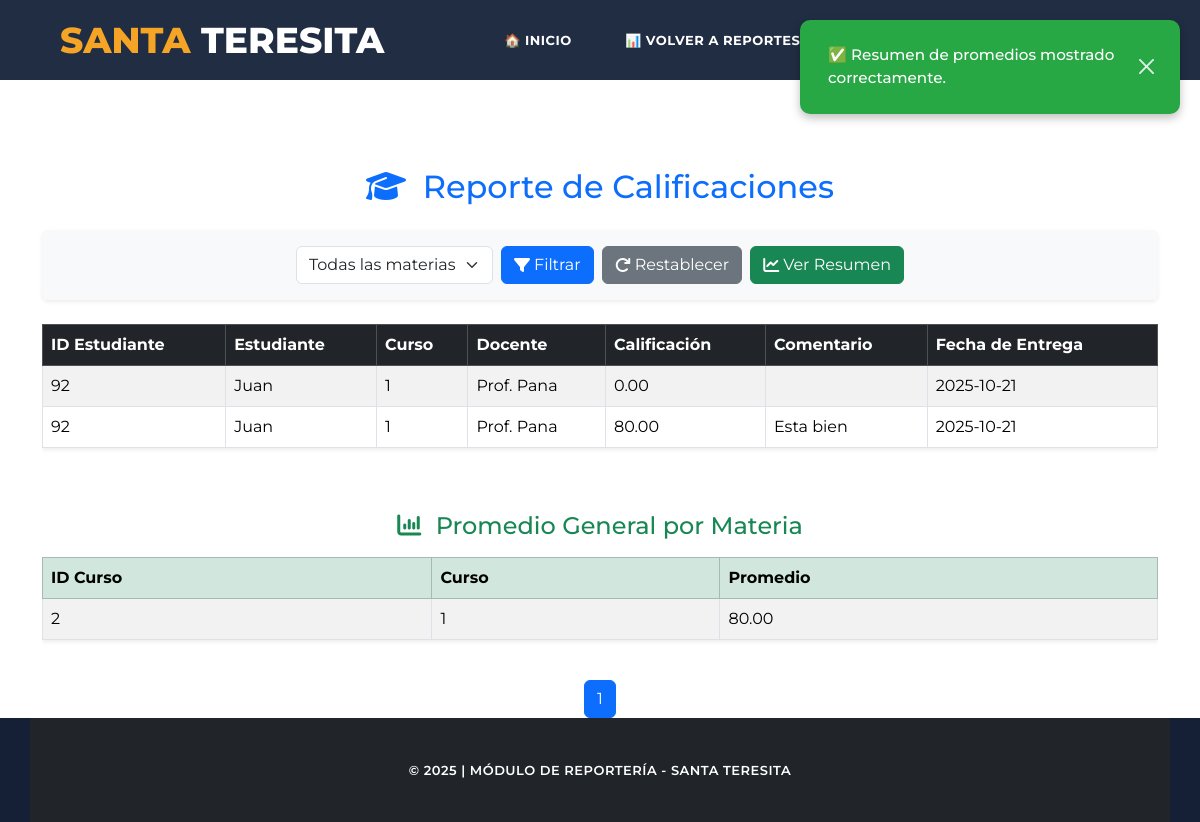
Screenshot of /view/Admin/Reporteria/Rendimiento/RendimientoController.php?verResumen=1 with the database file from the repository.
### tables this page shows
CREATE TABLE `usuario` (
  `Id_Usuario` int(11) NOT NULL AUTO_INCREMENT,
  `Nombre` varchar(100) NOT NULL,
  `Email` varchar(100) NOT NULL,
  `Contrasena` varchar(255) NOT NULL,
  `Rol` enum('Administrador','Docente','Estudiante','Padre') NOT NULL,
  `Estado` enum('Activo','Inactivo') DEFAULT 'Activo',
  `Telefono` varchar(20) DEFAULT NULL,
  PRIMARY KEY (`Id_Usuario`),
  UNIQUE KEY `Email` (`Email`)
);

CREATE TABLE `docente` (
  `Id_Docente` int(11) NOT NULL,
  `Especialidad` varchar(100) DEFAULT NULL,
  PRIMARY KEY (`Id_Docente`),
  CONSTRAINT `docente_ibfk_1` FOREIGN KEY (`Id_Docente`) REFERENCES `usuario` (`Id_Usuario`)
);

CREATE TABLE `entrega_tarea` (
  `Id_Entrega` int(11) NOT NULL AUTO_INCREMENT,
  `Id_Tarea` int(11) DEFAULT NULL,
  `Id_Estudiante` int(11) DEFAULT NULL,
  `Archivo_URL` varchar(255) DEFAULT NULL,
  `Fecha_Entrega` date DEFAULT NULL,
  `Calificacion` decimal(5,2) DEFAULT NULL,
  `Comentario` text DEFAULT NULL,
  PRIMARY KEY (`Id_Entrega`),
  KEY `Id_Tarea` (`Id_Tarea`),
  KEY `Id_Estudiante` (`Id_Estudiante`),
  CONSTRAINT `entrega_tarea_ibfk_1` FOREIGN KEY (`Id_Tarea`) REFERENCES `tarea` (`Id_Tarea`),
  CONSTRAINT `entrega_tarea_ibfk_2` FOREIGN KEY (`Id_Estudiante`) REFERENCES `estudiante` (`Id_Estudiante`)
);

CREATE TABLE `curso_docente` (
  `Id` int(11) NOT NULL AUTO_INCREMENT,
  `Id_Curso` int(11) NOT NULL,
  `Id_Docente` int(11) NOT NULL,
  PRIMARY KEY (`Id`),
  KEY `Id_Curso` (`Id_Curso`),
  KEY `Id_Docente` (`Id_Docente`),
  CONSTRAINT `curso_docente_ibfk_1` FOREIGN KEY (`Id_Curso`) REFERENCES `curso` (`Id_Curso`) ON DELETE CASCADE ON UPDATE CASCADE,
  CONSTRAINT `curso_docente_ibfk_2` FOREIGN KEY (`Id_Docente`) REFERENCES `docente` (`Id_Docente`) ON DELETE CASCADE ON UPDATE CASCADE
);

### view/Admin/Reporteria/Rendimiento/RendimientoController.php (called while the page is built, shortened)
<?php
require_once "RendimientoModel.php";
class RendimientoController
{
    private $model;
    public function __construct()
    {
        $this->model = new RendimientoModel();
    }
    public function mostrarReporte($mensaje = null, $tipo = 'info')
    {
        $idCurso = isset($_GET['curso']) ? intval($_GET['curso']) : null;
        $pagina = isset($_GET['pagina']) ? intval($_GET['pagina']) : 1;
        $limite = 15;
        $reporte = [];
        $totalRegistros = 0;
        $resumen = [];
        try {
            $resultado = $this->model->obtenerReporte($idCurso, $pagina, $limite);
            $reporte = $resultado['reporte'];
            $totalRegistros = $resultado['total'];
            if (isset($_GET['verResumen']) && $_GET['verResumen'] == 1) {
                $resumen = $this->model->obtenerResumen();
            }
        } catch (Exception $e) {
            $mensaje = "❌ Error al cargar el reporte: " . $e->getMessage();
            $tipo = "danger";
        }
        include "ReporteCalificaciones.php";
    }
}
$controller = new RendimientoController();
$controller->mostrarReporte();

### view/Admin/Reporteria/Rendimiento/RendimientoModel.php (called while the page is built, shortened)
<?php
require_once "../../../../model/db.php";
class RendimientoModel
{
    private $pdo;
    public function __construct()
    {
        global $pdo;
        $this->pdo = $pdo;
    }
    public function obtenerReporte($idCurso = null, $pagina = 1, $limite = 15)
    {
        try {
            $sql = "CALL sp_ObtenerReporteCalificaciones(:idCurso, :pagina, :limite, @total)";
            $stmt = $this->pdo->prepare($sql);
            $stmt->bindParam(':idCurso', $idCurso, PDO::PARAM_INT);
            $stmt->bindParam(':pagina', $pagina, PDO::PARAM_INT);
            $stmt->bindParam(':limite', $limite, PDO::PARAM_INT);
            $stmt->execute();
            $reporte = $stmt->fetchAll(PDO::FETCH_ASSOC);
            $totalResult = $this->pdo->query("SELECT @total AS TotalRegistros")->fetch(PDO::FETCH_ASSOC);
            $totalRegistros = $totalResult['TotalRegistros'] ?? 0;
            return [
                'reporte' => $reporte ?: [],
                'total' => (int)$totalRegistros
            ];
        } catch (Exception $e) {
            throw new Exception("Error al obtener el reporte de calificaciones: " . $e->getMessage());
        }
    }
    public function obtenerResumen()
    {
        try {
            $stmt = $this->pdo->query("CALL sp_VerResumenCalificaciones()");
            $resumen = $stmt->fetchAll(PDO::FETCH_ASSOC);
            return $resumen ?: [];
        } catch (Exception $e) {
            throw new Exception("Error al obtener el resumen de rendimiento: " . $e->getMessage());
        }
    }
}

### view/Admin/Reporteria/Rendimiento/ReporteCalificaciones.php (the view, shortened to what this page needs)
<!DOCTYPE html>
<html lang="es">
<head>
    <link href="https://cdn.jsdelivr.net/npm/bootstrap@5.3.3/dist/css/bootstrap.min.css"
        rel="stylesheet"
>
    <link rel="stylesheet" href="https://cdnjs.cloudflare.com/ajax/libs/font-awesome/6.4.0/css/all.min.css">
    <link rel="stylesheet" href="../../../assets/css/templatemo-grad-school.css">
    <link rel="stylesheet" href="../../../assets/css/owl.css">
    <link rel="stylesheet" href="../../../assets/css/lightbox.css">
    <link rel="stylesheet" href="styles/Reporte-Rendimiento.css?v=2">
</head>
<body>
    <div id="toast-container"></div>
    <header class="main-header clearfix" role="header">
        <div class="logo">
            <a href="#"><em>Santa</em> Teresita</a>
        </div>
        <nav id="menu" class="main-nav" role="navigation">
            <ul class="main-menu">
                <li><a href="/Aula-Virtual-Santa-Teresita/view/Home/Home.php">🏠 Inicio</a></li>
                <li><a href="/Aula-Virtual-Santa-Teresita/view/Admin/Reporteria/HomeReportes.php">📊 Volver a Reportes</a></li>
                <li><a href="/Aula-Virtual-Santa-Teresita/view/Cursos/CrearCurso.php">📚 Cursos</a></li>
                <li>
                    <a href="/Aula-Virtual-Santa-Teresita/view/Login/Logout.php" style="color:red;">
                    </a>
                </li>
            </ul>
        </nav>
    </header>
    <section class="section" role="main" style="padding-top: 120px;">
        <div class="container mt-5">
            <h2 class="text-center mb-4 text-primary">
                <i class="fa-solid fa-graduation-cap me-2"></i> Reporte de Calificaciones
            </h2>
            <form method="GET" action="RendimientoController.php"
                class="d-flex justify-content-center align-items-center flex-wrap mb-4 p-3 rounded bg-light shadow-sm gap-fix">
                <select name="curso" class="form-select w-auto">
                    <option value="">Todas las materias</option>
                </select>
                <button type="submit" class="btn btn-primary d-inline-flex align-items-center ms-2">
                    <i class="fa-solid fa-filter me-1"></i> Filtrar
                </button>
                <a href="RendimientoController.php" class="btn btn-secondary d-inline-flex align-items-center ms-2">
                    <i class="fa-solid fa-rotate-right me-1"></i> Restablecer
                </a>
                <a href="RendimientoController.php?verResumen=1" class="btn btn-success d-inline-flex align-items-center ms-2">
                    <i class="fa-solid fa-chart-line me-1"></i> Ver Resumen
                </a>
            </form>
            <div class="table-responsive">
                <table class="table table-bordered table-striped shadow-sm">
                    <thead class="table-dark">
                        <tr>
                            <th>ID Estudiante</th>
                            <th>Estudiante</th>
                            <th>Curso</th>
                            <th>Docente</th>
                            <th>Calificación</th>
                            <th>Comentario</th>
                            <th>Fecha de Entrega</th>
                        </tr>
                    </thead>
                    <tbody>
                        <?php if (!empty($reporte)): ?>
                            <?php foreach ($reporte as $fila): ?>
                                <tr>
                                    <td><?= htmlspecialchars($fila['IdEstudiante']) ?></td>
                                    <td><?= htmlspecialchars($fila['Estudiante']) ?></td>
                                    <td><?= htmlspecialchars($fila['Curso']) ?></td>
                                    <td><?= htmlspecialchars($fila['Docente']) ?></td>
                                    <td><?= htmlspecialchars(number_format($fila['Calificacion'], 2)) ?></td>
                                    <td><?= htmlspecialchars($fila['Comentario']) ?></td>
                                    <td><?= htmlspecialchars($fila['Fecha_Entrega']) ?></td>
                                </tr>
                            <?php endforeach; ?>
                        <?php else: ?>
                            <tr>
                                <td colspan="7" class="text-center text-muted">No hay registros disponibles</td>
                            </tr>
                        <?php endif; ?>
                    </tbody>
                </table>
            </div>
            <?php if (!empty($resumen)): ?>
                <div class="mt-5">
                    <h4 class="text-center text-success mb-3">
                        <i class="fa-solid fa-chart-column me-2"></i> Promedio General por Materia
                    </h4>
                    <div class="table-responsive">
                        <table class="table table-bordered table-striped shadow-sm">
                            <thead class="table-success">
                                <tr>
                                    <th>ID Curso</th>
                                    <th>Curso</th>
                                    <th>Promedio</th>
                                </tr>
                            </thead>
                            <tbody>
                                <?php foreach ($resumen as $fila): ?>
                                    <tr>
                                        <td><?= htmlspecialchars($fila['Id_Curso']) ?></td>
                                        <td><?= htmlspecialchars($fila['Curso']) ?></td>
                                        <td><?= htmlspecialchars(number_format($fila['PromedioCurso'], 2)) ?></td>
                                    </tr>
                                <?php endforeach; ?>
                            </tbody>
                        </table>
                    </div>
                </div>
            <?php endif; ?>
            <nav class="mt-4">
                <ul class="pagination justify-content-center">
                    <?php
                    $paginaActual = isset($_GET['pagina']) ? intval($_GET['pagina']) : 1;
                    $totalPaginas = ($totalRegistros < 15) ? 1 : ceil($totalRegistros / 15);
                    for ($i = 1; $i <= $totalPaginas; $i++):
                    ?>
                        <li class="page-item <?= ($i == $paginaActual) ? 'active' : '' ?>">
                            <a class="page-link"
                                href="RendimientoController.php?pagina=<?= $i ?><?= isset($_GET['curso']) ? '&curso=' . $_GET['curso'] : '' ?>">
                                <?= $i ?>
                            </a>
                        </li>
                    <?php endfor; ?>
                </ul>
            </nav>
        </div>
    </section>
    <footer>
        <div class="container">
            <div class="row">
                <div class="col-md-12 text-center text-white py-3 bg-dark">
                    <p>© 2025 | Módulo de Reportería - Santa Teresita</p>
                </div>
            </div>
        </div>
    </footer>
</body>
</html>

### view/assets/css/templatemo-grad-school.css (style rules this page uses)
body { font-family: 'Montserrat', sans-serif; }
a { color: #3CF; text-decoration: none; }
ul { padding: 0px; margin: 0px; list-style: none; }
p { font-size: 13px; line-height: 22px; }
.main-header { background-color: rgba(22,34,57,0.95); height: 80px; position: fixed; z-index: 12; width: 100%; top: 0; }
.main-header .logo { float: left; line-height: 80px; padding-left: 60px; }
.main-header .logo a { font-size: 36px; text-transform: uppercase; font-weight: 800; color: #fff; }
.main-header .logo a em { font-style: normal; color: #f5a425; }
.main-menu { float: right; padding-right: 60px; }
.main-menu li { display: inline-block; line-height: 79px; margin-left: 15px; position: relative; }
.main-menu li:first-child { margin-left: 0px; }
.main-menu li a { padding: 10px 15px; font-size: 13px; text-transform: uppercase; letter-spacing: 0.5px; font-weight: 700; color: #fff; border: 2px solid transparent; transition: all 0.5s; }
footer { background-color: #152036; text-align: center; }
footer p { margin-bottom: 0px; padding: 25px 0px; color: #fff; font-size: 13px; text-transform: uppercase; font-weight: 600; letter-spacing: 0.5px; }

### view/Admin/Reporteria/Rendimiento/styles/Reporte-Rendimiento.css (style rules this page uses)
#toast-container { position: fixed !important; top: 20px !important; right: 20px !important; z-index: 5000 !important; display: flex !important; flex-direction: column !important; align-items: flex-end !important; gap: 10px !important; }

### rows the page displays
usuario: Id_Usuario "92", Nombre "Juan", docente.Especialidad "1", Docente "Prof. Pana", entrega_tarea.Calificacion "0.00", entrega_tarea.Fecha_Entrega "2025-10-21", entrega_tarea.Calificacion "80.00", entrega_tarea.Comentario "Esta bien"
curso_docente: Id_Curso "2", Id_Docente.Especialidad "1", PromedioCurso "80.00"
